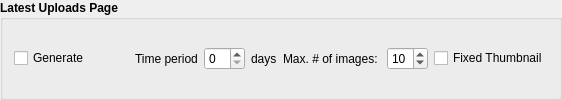
             <widget class="QGroupBox" name="gbLatest">
              <property name="font">
               <font>
                <family>Arial</family>
                <weight>75</weight>
                <bold>true</bold>
               </font>
              </property>
              <property name="toolTip">
               <string>&lt;html&gt;&lt;head/&gt;&lt;body&gt;&lt;p&gt;When 'Generate' is checked creates a separate page for the latest uploads,&lt;/p&gt;&lt;p&gt;which will display &lt;span style=&quot; font-style:italic;&quot;&gt;Max. # of images&lt;/span&gt; randomly selected from a maximum of 100 images uploaded in the &lt;/p&gt;&lt;p&gt;&lt;span style=&quot; font-style:italic;&quot;&gt;Time period&lt;/span&gt;  before (and including) the date of the latest upload.&lt;/p&gt;&lt;p&gt;&lt;br/&gt;&lt;/p&gt;&lt;p&gt;If you regenerate all images then all images will be &amp;quot;latest&amp;quot;!&lt;/p&gt;&lt;p&gt;&lt;br/&gt;&lt;/p&gt;&lt;/body&gt;&lt;/html&gt;</string>
              </property>
              <property name="title">
               <string>Latest Uploads Page</string>
              </property>
              <layout class="QGridLayout" name="gbLatestLayout">
               <item row="0" column="0">
                <widget class="QCheckBox" name="chkSetLatest">
                 <property name="font">
                  <font>
                   <family>Arial</family>
                   <weight>50</weight>
                   <bold>false</bold>
                  </font>
                 </property>
                 <property name="toolTip">
                  <string>Will generate a web page for the last uploaded images.
As many javascript (.js) files will be generated as you have languages
(i.e. latestList.js for a single language, latestList_en.js, latestList_hu.js
for two languages, English and Hungarian).
</string>
                 </property>
                 <property name="text">
                  <string>Generate</string>
                 </property>
                </widget>
               </item>
               <item row="0" column="5">
                <widget class="QLabel" name="label_18">
                 <property name="font">
                  <font>
                   <family>Arial</family>
                   <weight>50</weight>
                   <bold>false</bold>
                  </font>
                 </property>
                 <property name="text">
                  <string>Max. # of images: </string>
                 </property>
                </widget>
               </item>
               <item row="0" column="6">
                <widget class="QSpinBox" name="sbLatestCount">
                 <property name="font">
                  <font>
                   <family>Arial</family>
                   <weight>50</weight>
                   <bold>false</bold>
                  </font>
                 </property>
                 <property name="toolTip">
                  <string>&lt;html&gt;&lt;head/&gt;&lt;body&gt;&lt;p&gt;Maximum number of images selected randomly from the latest photos&lt;/p&gt;&lt;p&gt;that will be displayed on the page of the latest uploads.&lt;/p&gt;&lt;/body&gt;&lt;/html&gt;</string>
                 </property>
                 <property name="minimum">
                  <number>1</number>
                 </property>
                 <property name="value">
                  <number>10</number>
                 </property>
                </widget>
               </item>
               <item row="0" column="2">
                <widget class="QLabel" name="label_30">
                 <property name="font">
                  <font>
                   <family>Arial</family>
                   <weight>50</weight>
                   <bold>false</bold>
                  </font>
                 </property>
                 <property name="text">
                  <string>Time period</string>
                 </property>
                 <property name="buddy">
                  <cstring>sbNewDays</cstring>
                 </property>
                </widget>
               </item>
               <item row="0" column="4">
                <widget class="QLabel" name="label_31">
                 <property name="font">
                  <font>
                   <family>Arial</family>
                   <weight>50</weight>
                   <bold>false</bold>
                  </font>
                 </property>
                 <property name="text">
                  <string>days</string>
                 </property>
                </widget>
               </item>
               <item row="0" column="8">
                <widget class="QCheckBox" name="chkFixedLatestThumbnail">
                 <property name="font">
                  <font>
                   <family>Arial</family>
                   <weight>50</weight>
                   <bold>false</bold>
                  </font>
                 </property>
                 <property name="toolTip">
                  <string>If checked the album image will not be changed 
every time you refresh the album page.</string>
                 </property>
                 <property name="text">
                  <string>Fixed Thumbnail</string>
                 </property>
                </widget>
               </item>
               <item row="0" column="3">
                <widget class="QSpinBox" name="sbNewDays">
                 <property name="font">
                  <font>
                   <family>Arial</family>
                   <weight>50</weight>
                   <bold>false</bold>
                  </font>
                 </property>
                 <property name="toolTip">
                  <string>&lt;html&gt;&lt;head/&gt;&lt;body&gt;&lt;p&gt;Number of days before and including the date of the last generated photo&lt;br/&gt;that will be selected for the latest upload page.&lt;/p&gt;&lt;p&gt;A maximum of 100 photos will be selected as a sample of latest uploads&lt;br/&gt;but only &lt;span style=&quot; font-style:italic;&quot;&gt;Max # of images&lt;/span&gt;  images will be shown at the one time&lt;/p&gt;&lt;/body&gt;&lt;/html&gt;</string>
                 </property>
                </widget>
               </item>
               <item row="0" column="1">
                <spacer name="horizontalSpacer_21">
                 <property name="orientation">
                  <enum>Qt::Horizontal</enum>
                 </property>
                 <property name="sizeHint" stdset="0">
                  <size>
                   <width>40</width>
                   <height>20</height>
                  </size>
                 </property>
                </spacer>
               </item>
              </layout>
             </widget>
